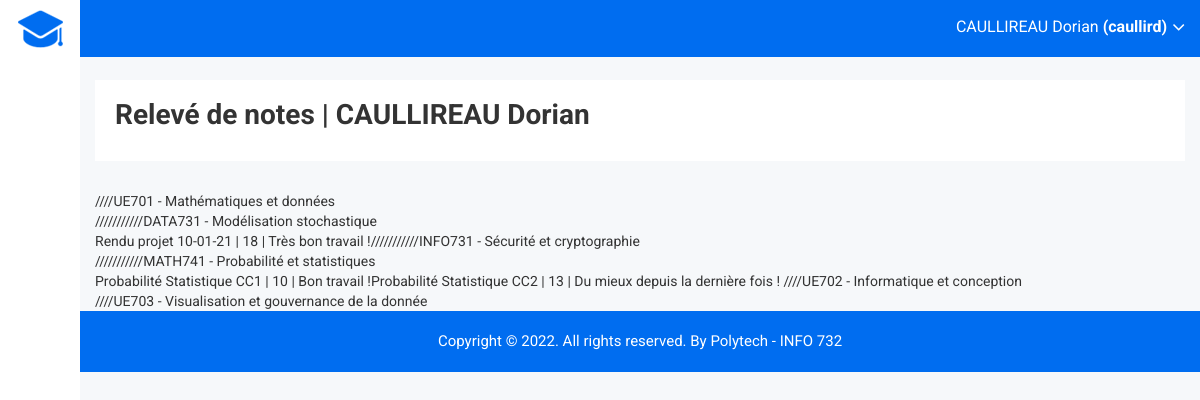
The app's page /?r=releve/student&id=1, older data.
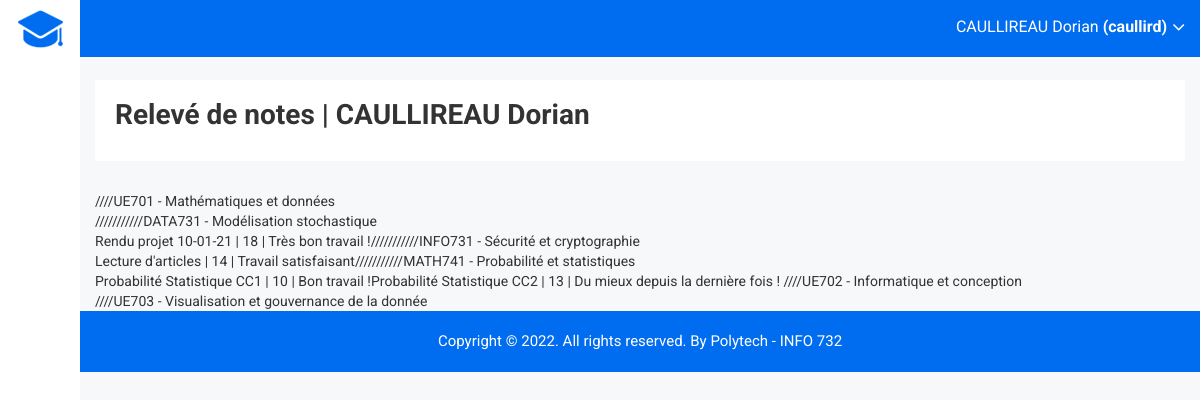
The same page, newer data.
### tables this page shows
CREATE TABLE IF NOT EXISTS internaluser (
    idinternaluser int(11) NOT NULL AUTO_INCREMENT,
    name_user varchar(100) NOT NULL,
    forname_user varchar(100) NOT NULL,
    email varchar(100) NOT NULL,
    password varchar(100) NOT NULL,
    username varchar(100) NULL,
    picture varchar(255) NULL,
    admin boolean NOT NULL default FALSE,
    deleted boolean NOT NULL default FALSE,
    PRIMARY KEY (idinternaluser)
    );

CREATE TABLE IF NOT EXISTS educationalunit (
    ideducationalunit int(11) NOT NULL AUTO_INCREMENT,
    title_educationalunit varchar(100) NOT NULL,
    description_educationalunit varchar(2000) NOT NULL,
    PRIMARY KEY (ideducationalunit)
    );

CREATE TABLE IF NOT EXISTS module (
    idmodule int(11) NOT NULL AUTO_INCREMENT,
    title_module varchar(100) NOT NULL,
    description_module varchar(2000) NOT NULL,
    photo_module varchar(2000) NOT NULL,
    gradecoefficient_module float NOT NULL,
    idteacher int(11) NOT NULL,
    FOREIGN KEY (idteacher) REFERENCES teacher(idteacher),
    PRIMARY KEY (idmodule)
    );

CREATE TABLE IF NOT EXISTS evaluation(
    idevaluation int(11) NOT NULL AUTO_INCREMENT,
    title_evaluation varchar(100) NOT NULL,
    mark_evaluation float(3) NOT NULL,
    comment_evaluation varchar(255) NULL,
    idteacher int(11) NOT NULL,
    idstudent int(11) NOT NULL,
    idmodule int(11) NOT NULL,
    FOREIGN KEY (idteacher) REFERENCES teacher(idteacher),
    FOREIGN KEY (idstudent) REFERENCES student(idstudent),
    FOREIGN KEY (idmodule) REFERENCES module(idmodule),
    PRIMARY KEY (idevaluation)
    );

### controller/ReleveController.php (called while the page is built)
<?php
class ReleveController extends Controller {
    public function student(){
        like_student();
        $this->render("index", [
            'module' => Module::findAll(),
            'evaluation' => Evaluation::findOne(['idstudent' => Student::findOne(['idinternaluser' => parameters()['id']])[0]->idstudent]),
            'educationalunit' => EducationalUnit::findAll(),
            'module_unit' => ModuleUnit::findAll()
        ]);
    }
}

### index.php (called while the page is built, shortened)
<?php
include_once "db.php";
include_once "controller/route.php";

### model/Model.php (called while the page is built, shortened)
<?php
class Model {
	public function __construct($id=null) {
		$class = get_class($this);
		$table = strtolower($class);
		if ($id != null) {
			$st = db()->prepare("select * from $table where id$table=:id");
			$st->bindValue(":id", $id);
			$st->execute();
		}
	}
	public static function findAll($params = null){
		$class = get_called_class();
		$table = strtolower($class);
		$sql = "select id$table from $table";
		$st = db()->prepare($sql);
		$st->execute();
		$list = array();
		while($row = $st->fetch(PDO::FETCH_ASSOC)) {
			$list[] = new $class($row["id".$table]);
		}
		return $list;
	}
	public static function findOne($data, $operator = null, $params = null) {
        $table = strtolower(get_called_class());
        array_walk($data,
            function (&$v, $k) {
                if(is_string($v)){
                    $v = "$k = '$v'";
                }
                else{
                    $v = $k.' = '.$v;
                }
            }
        );
        if($operator == "or"){
            $res = implode(' or ', $data);
        }else{
            $res = implode(' and ', $data);
        }
        $sql = "select id$table from $table where $res";
        $st = db()->prepare($sql);
        $st->execute();
        $list = array();
        while($row = $st->fetch(PDO::FETCH_ASSOC)) {
            $list[] = new $class($row["id".$table]);
        }
        return $list;
    }
	public function __get($fieldName) {
		$varName = "_".$fieldName;
		if (property_exists(get_class($this), $varName))
			return $this->$varName;
		else {
			throw new Exception("Unknown variable: ".$fieldName." in ".get_class($this));
		}
	}
	public function __set($fieldName, $value) {
		$varName = "_".$fieldName;
		if ($value !== null) {
			if (property_exists(get_class($this), $varName)) {
				$class = get_class($this);
				$table = strtolower($class);
				$id = "_id".$fieldName;
				if (isset($value->$id)) {
					$st = db()->prepare("update $table set id$fieldName=:val where id$table=:id");
					$id = substr($id, 1);
					$st->bindValue(":val", $value->$id);
				} else {
					$st = db()->prepare("update $table set $fieldName=:val where id$table=:id");
				}
			} else {
				throw 	new Exception("Unknown variable: ".$fieldName. " in ".get_class($this));
			}
		}
	}
}

### db.php (called while the page is built)
<?php
$db = new PDO("mysql:host=localhost;dbname=info732","root","");
$db->exec("SET NAMES 'utf8';");
function db() { global $db; return $db; }

### tools.php (called while the page is built, shortened)
<?php
function like_student(){
    $iduser = 1;
    $_SESSION["user"] = InternalUser::findOne(['idinternaluser' => $iduser]);
}

### view/releve/index.php (the view)
<div class="breadcome-area">
    <div class="container-fluid">
        <div class="row">
            <div class="col-lg-12 col-md-12 col-sm-12 col-xs-12">
                <div class="breadcome-list">
                    <div class="row">
                        <div class="col-lg-12 col-md-6 col-sm-12 col-xs-12">
                            <ul>
                                 <li><span><h1>Relevé de notes | <?php echo $_SESSION["user"][0]->name_user." ".$_SESSION["user"][0]->forname_user; ?></h1></span>
                                </li>
                            </ul>
                        </div>
                    </div>
                </div>
            </div>
        </div>
    </div>
</div>
<div class="widget-program-bg">
    <div class="container-fluid">
        <?php
           foreach($data['educationalunit'] as $educationalunit){
               echo "////" . $educationalunit->title_educationalunit;
               echo "<br>";
               foreach($data['module_unit'] as $moduleunit){
                   if($moduleunit->ideducationalunit->ideducationalunit == $educationalunit->ideducationalunit){
                       echo "///////////" . $moduleunit->idmodule->title_module;
                       echo "<br>";
                       foreach($data['evaluation'] as $evaluation){
                           if(($evaluation->idmodule->idmodule == $moduleunit->idmodule->idmodule)){
                               echo $evaluation->title_evaluation." | ".$evaluation->mark_evaluation." | ".$evaluation->comment_evaluation;
                           }
                       }
                   }
               }
        ?>
        <?php
            }
        ?>
    </div>
</div>

### controller/route.php (shortened to what this page needs)
<?php
$parameters = array();
if (isset($_GET))
	foreach($_GET as $k=>$v)
		$parameters[$k] = $v;
function parameters() {
	global $parameters;
	return $parameters;
}
if (isset(parameters()["r"])) {
	$route = parameters()["r"];
	if (strpos($route,"/") === FALSE)
		list($controller, $action) = array($route, "index");
	else
		list($controller, $action) = explode("/", $route);
	$controller = ucfirst($controller)."Controller";
	if (class_exists($controller)) {
		$c = new $controller();
	} else {
		$c = new SiteController();
		$action = substr($controller, 0,
		strpos($controller, "Controller"));
	}
	$c->$action();
} else {
	$c = new SiteController();
	$c->index();
}

### controller/Controller.php (shortened to what this page needs)
<?php
class Controller {
	public function render($view, $d=null) {
		$controller = get_class($this);
		$model = substr($controller, 0,
		strpos($controller, "Controller"));
		$data = $d;
        if($model != "Login"){
            include_once "view/header.php";
            include_once "view/".strtolower($model)."/".$view.".php";
            include_once "view/footer.php";
        }else{
            include_once "view/".strtolower($model)."/".$view.".php";
        }
	}
}

### view/header.php (shortened to what this page needs)
<!doctype html>
<html class="no-js" lang="en">
<head>
    <link rel="stylesheet" href="css/bootstrap.min.css">
    <link rel="stylesheet" href="css/font-awesome.min.css">
    <link rel="stylesheet" href="css/owl.carousel.css">
    <link rel="stylesheet" href="css/owl.theme.css">
    <link rel="stylesheet" href="css/owl.transitions.css">
    <link rel="stylesheet" href="css/animate.css">
    <link rel="stylesheet" href="css/normalize.css">
    <link rel="stylesheet" href="css/meanmenu.min.css">
    <link rel="stylesheet" href="css/main.css">
    <link rel="stylesheet" href="css/educate-custon-icon.css">
    <link rel="stylesheet" href="css/morrisjs/morris.css">
    <link rel="stylesheet" href="css/scrollbar/jquery.mCustomScrollbar.min.css">
    <link rel="stylesheet" href="css/metisMenu/metisMenu.min.css">
    <link rel="stylesheet" href="css/metisMenu/metisMenu-vertical.css">
    <link rel="stylesheet" href="css/calendar/fullcalendar.min.css">
    <link rel="stylesheet" href="css/calendar/fullcalendar.print.min.css">
    <link rel="stylesheet" href="css/template_style.css">
    <link rel="stylesheet" href="css/responsive.css">
</head>
<body class="mini-navbar">
<div class="left-sidebar-pro">
    <nav id="sidebar" class="active">
        <div class="sidebar-header">
            <strong><a href="."><img src="img/logo/logosn.png" alt="" /></a></strong>
        </div>
    </nav>
</div>
<div class="all-content-wrapper">
    <div class="container-fluid">
        <div class="row">
            <div class="col-lg-12 col-md-12 col-sm-12 col-xs-12">
                <div class="logo-pro">
                    <a href="index.html"><img class="main-logo" src="img/logo/logo.png" alt="" /></a>
                </div>
            </div>
        </div>
    </div>
    <div class="header-advance-area">
        <div class="header-top-area">
            <div class="container-fluid">
                <div class="row">
                    <div class="col-lg-12 col-md-12 col-sm-12 col-xs-12">
                        <div class="header-top-wraper">
                            <div class="row">
                                <div class="col-lg-1 col-md-0 col-sm-1 col-xs-12">
                                    <div class="menu-switcher-pro">
                                        <button type="button" id="sidebarCollapse" class="btn bar-button-pro header-drl-controller-btn btn-info navbar-btn">
                                        </button>
                                    </div>
                                </div>
                                <div class="col-lg-5 col-md-5 col-sm-12 col-xs-12">
                                    <div class="header-right-info">
                                        <ul class="nav navbar-nav mai-top-nav header-right-menu">
                                            <li class="nav-item">
                                                <a href="#" data-toggle="dropdown" role="button" aria-expanded="false" class="nav-link dropdown-toggle">
                                                    <span class="admin-name"><?php echo $_SESSION["user"][0]->name_user ;?> <?php echo $_SESSION["user"][0]->forname_user ;?> <b>(<?php echo $_SESSION["user"][0]->username ;?>)</b></span>
                                                    <i class="fa fa-angle-down edu-icon edu-down-arrow"></i>
                                                </a>
                                            </li>
                                        </ul>
                                    </div>
                                </div>
                                <div class="col-lg-2 col-md-3 col-sm-2 col-xs-4">
                                </div>
                            </div>
                        </div>
                    </div>
                </div>
            </div>
        </div>

### view/footer.php (shortened to what this page needs)
<div class="footer-copyright-area">
            <div class="container-fluid">
                <div class="row">
                    <div class="col-lg-12">
                        <div class="footer-copy-right">
                            <p>Copyright © 2022. All rights reserved. By Polytech -<a href="https://polycrew.fr/"> INFO 732 </a></p>
                        </div>
                    </div>
                </div>
            </div>
        </div>
    </div>
</body>
</html>

### css/main.css (style rules this page uses)
html { color: #222; font-size: 1em; line-height: 1.4; }
audio, canvas, iframe, img, svg, video { vertical-align: middle; }

Row changes from the older to the newer data that the page shows:
added evaluation: title_evaluation "Lecture d'articles", mark_evaluation "14", comment_evaluation "Travail satisfaisant", shown under module "INFO731 - Sécurité et cryptographie"
